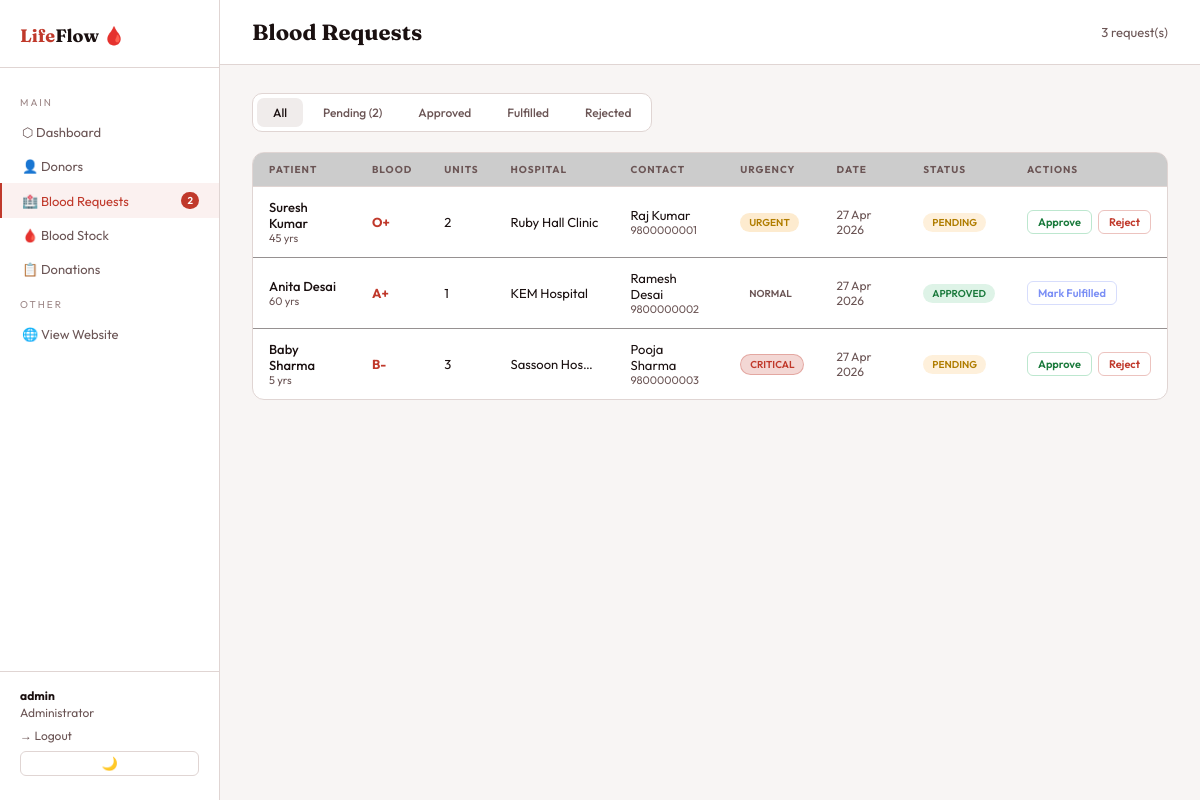
The app's page /admin/requests.php (signed in) with its own data.
### tables this page shows
CREATE TABLE IF NOT EXISTS blood_requests (
    id INT AUTO_INCREMENT PRIMARY KEY,
    patient_name VARCHAR(100) NOT NULL,
    patient_age INT,
    blood_group ENUM('A+','A-','B+','B-','AB+','AB-','O+','O-') NOT NULL,
    units_needed INT NOT NULL,
    hospital_name VARCHAR(150),
    contact_name VARCHAR(100),
    contact_phone VARCHAR(15) NOT NULL,
    contact_email VARCHAR(100),
    reason TEXT,
    urgency ENUM('Normal','Urgent','Critical') DEFAULT 'Normal',
    status ENUM('Pending','Approved','Rejected','Fulfilled') DEFAULT 'Pending',
    requested_at TIMESTAMP DEFAULT CURRENT_TIMESTAMP,
    updated_at TIMESTAMP DEFAULT CURRENT_TIMESTAMP ON UPDATE CURRENT_TIMESTAMP
);

### admin/requests.php (the view, shortened to what this page needs)
<?php
include '../includes/db.php';
$filter = isset($_GET['status']) ? $_GET['status'] : '';
$where = $filter ? "WHERE status='$filter'" : '';
$requests = mysqli_query($conn, "SELECT * FROM blood_requests $where ORDER BY requested_at DESC");
$total = mysqli_num_rows($requests);
$pending = mysqli_fetch_row(mysqli_query($conn, "SELECT COUNT(*) FROM blood_requests WHERE status='Pending'"))[0];
?>
<!DOCTYPE html>
<html lang="en" class="light">
<head>
</head>
<body>
<div class="sidebar">
  <div class="sb-logo">Life<span>Flow</span> 🩸</div>
  <div class="sb-label">Main</div>
  <a href="dashboard.php" class="sb-item">⬡ Dashboard</a>
  <a href="donors.php" class="sb-item">👤 Donors</a>
  <a href="requests.php" class="sb-item active">🏥 Blood Requests <span class="sb-badge"><?= $pending ?></span></a>
  <a href="stock.php" class="sb-item">🩸 Blood Stock</a>
  <a href="donations.php" class="sb-item">📋 Donations</a>
  <div class="sb-label">Other</div>
  <a href="../index.php" class="sb-item">🌐 View Website</a>
  <div class="sb-footer">
    <strong><?= htmlspecialchars($_SESSION['admin_name']) ?></strong>Administrator
    <a href="logout.php" class="logout">→ Logout</a>
    <button onclick="toggleTheme()" id="themeBtn" style="background:transparent;border:1px solid var(--border);color:var(--muted);border-radius:6px;padding:4px 10px;font-size:13px;cursor:pointer;margin-top:8px;width:100%;transition:all 0.2s">🌙 Toggle Theme</button>
  </div>
</div>
<div class="main">
  <div class="topbar">
    <div class="page-title">Blood Requests</div>
    <span style="font-size:13px;color:var(--muted)"><?= $total ?> request(s)</span>
  </div>
  <div class="content">
    <div class="filter-tabs">
      <a href="requests.php" class="filter-tab <?= !$filter?'active':'' ?>">All</a>
      <a href="requests.php?status=Pending" class="filter-tab <?= $filter==='Pending'?'active':'' ?>">Pending (<?=$pending?>)</a>
      <a href="requests.php?status=Approved" class="filter-tab <?= $filter==='Approved'?'active':'' ?>">Approved</a>
      <a href="requests.php?status=Fulfilled" class="filter-tab <?= $filter==='Fulfilled'?'active':'' ?>">Fulfilled</a>
      <a href="requests.php?status=Rejected" class="filter-tab <?= $filter==='Rejected'?'active':'' ?>">Rejected</a>
    </div>
    <div class="panel">
      <table>
        <thead><tr><th>Patient</th><th>Blood</th><th>Units</th><th>Hospital</th><th>Contact</th><th>Urgency</th><th>Date</th><th>Status</th><th>Actions</th></tr></thead>
        <tbody>
        <?php if (mysqli_num_rows($requests) === 0): ?>
          <tr><td colspan="9" style="text-align:center;padding:40px;color:var(--muted)">No requests found</td></tr>
        <?php else: ?>
        <?php while ($r = mysqli_fetch_assoc($requests)): ?>
          <tr>
            <td>
              <div style="font-weight:500"><?= htmlspecialchars($r['patient_name']) ?></div>
              <div style="font-size:11px;color:var(--muted)"><?= $r['patient_age'] ? $r['patient_age'].' yrs' : '' ?></div>
            </td>
            <td><span class="blood-tag"><?= $r['blood_group'] ?></span></td>
            <td><?= $r['units_needed'] ?></td>
            <td style="max-width:120px;overflow:hidden;text-overflow:ellipsis;white-space:nowrap"><?= htmlspecialchars($r['hospital_name']) ?></td>
            <td>
              <div><?= htmlspecialchars($r['contact_name']) ?></div>
              <div style="font-size:11px;color:var(--muted)"><?= $r['contact_phone'] ?></div>
            </td>
            <td><span class="badge badge-<?= $r['urgency'] ?>"><?= $r['urgency'] ?></span></td>
            <td style="font-size:12px;color:var(--muted)"><?= date('d M Y', strtotime($r['requested_at'])) ?></td>
            <td><span class="badge badge-<?= $r['status'] ?>"><?= $r['status'] ?></span></td>
            <td>
              <div class="actions-cell">
              <?php if ($r['status'] === 'Pending'): ?>
                <form method="POST" style="display:inline">
                  <button type="submit" class="btn-sm btn-approve">Approve</button>
                </form>
                <form method="POST" style="display:inline">
                  <button type="submit" class="btn-sm btn-reject">Reject</button>
                </form>
              <?php elseif ($r['status'] === 'Approved'): ?>
                <form method="POST" style="display:inline">
                  <button type="submit" class="btn-sm btn-fulfill">Mark Fulfilled</button>
                </form>
              <?php else: ?>
                <span style="font-size:11px;color:var(--muted2)">—</span>
              <?php endif; ?>
              </div>
            </td>
          </tr>
        <?php endwhile; ?>
        <?php endif; ?>
        </tbody>
      </table>
    </div>
  </div>
</div>
</body>
</html>

### admin/requests.php (style rules this page uses)
html.light { --red:#c0392b;--red2:#e74c3c;--red-light:#c0392b;--dark:#f8f5f4;--dark2:#ffffff;--dark3:#f0eceb;--border:#e0d5d3;--text:#1a1010;--muted:#6b5555;--muted2:#9e8888;--success:#1a7a3c;--warn:#b07d00; }
:root { --red:#c0392b;--red2:#e74c3c;--red-light:#ff6b6b;--dark:#0e0c0c;--dark2:#1a1515;--dark3:#241e1e;--border:#2e2525;--text:#f0ebe8;--muted:#8a7d7d;--muted2:#5a4f4f;--success:#27ae60;--warn:#f39c12 }
*,*::before,*::after { box-sizing:border-box;margin:0;padding:0 }
body { font-family:'Outfit',sans-serif;background:var(--dark);color:var(--text);display:flex;min-height:100vh }
.sidebar { width:220px;background:var(--dark2);border-right:1px solid var(--border);display:flex;flex-direction:column;padding:24px 0;position:sticky;top:0;height:100vh;flex-shrink:0 }
.sb-logo { font-family:'Fraunces',serif;font-size:18px;font-weight:700;color:var(--red-light);padding:0 20px 20px;border-bottom:1px solid var(--border);margin-bottom:16px }
.sb-logo span { color:var(--text) }
.sb-label { font-size:10px;color:var(--muted2);letter-spacing:2px;text-transform:uppercase;padding:0 20px;margin:12px 0 6px }
.sb-item { display:flex;align-items:center;gap:10px;padding:9px 20px;color:var(--muted);font-size:13px;border-left:2px solid transparent;transition:all 0.2s;text-decoration:none }
.sb-item.active { color:var(--red-light);border-left-color:var(--red);background:rgba(192,57,43,0.07) }
.sb-badge { margin-left:auto;background:var(--red);color:#fff;font-size:10px;padding:2px 6px;border-radius:10px;font-weight:600 }
.sb-footer { margin-top:auto;padding:16px 20px 0;border-top:1px solid var(--border);font-size:12px;color:var(--muted) }
.sb-footer strong { color:var(--text);display:block;margin-bottom:2px }
a.logout { color:var(--muted);font-size:12px;text-decoration:none;margin-top:8px;display:block }
.main { flex:1;display:flex;flex-direction:column;min-width:0 }
.topbar { display:flex;align-items:center;justify-content:space-between;padding:18px 32px;border-bottom:1px solid var(--border);background:var(--dark2);position:sticky;top:0;z-index:10 }
.page-title { font-family:'Fraunces',serif;font-size:22px;font-weight:700 }
.content { padding:28px 32px }
.filter-tabs { display:flex;gap:4px;background:var(--dark2);border:1px solid var(--border);padding:4px;border-radius:10px;margin-bottom:20px;width:fit-content }
.filter-tab { padding:7px 16px;border-radius:7px;font-size:12px;font-weight:500;cursor:pointer;color:var(--muted);transition:all 0.15s;text-decoration:none }
.filter-tab.active { background:var(--dark3);color:var(--text) }
.panel { background:var(--dark2);border:1px solid var(--border);border-radius:12px;overflow:hidden }
table { width:100%;border-collapse:collapse }
th { font-size:10px;color:var(--muted);text-transform:uppercase;letter-spacing:1px;padding:10px 16px;text-align:left;border-bottom:1px solid var(--border);background:rgba(0,0,0,0.2) }
td { font-size:13px;padding:12px 16px;border-bottom:1px solid rgba(46,37,37,0.5);vertical-align:middle }
tr:last-child td { border-bottom:none }
.badge { display:inline-block;padding:3px 9px;border-radius:20px;font-size:10px;font-weight:600;text-transform:uppercase }
.badge-Pending { background:rgba(243,156,18,0.15);color:var(--warn) }
.badge-Approved { background:rgba(39,174,96,0.15);color:var(--success) }
.badge-Critical { background:rgba(192,57,43,0.2);color:var(--red-light);border:1px solid rgba(192,57,43,0.3) }
.badge-Urgent { background:rgba(243,156,18,0.2);color:var(--warn) }
.badge-Normal { background:rgba(255,255,255,0.05);color:var(--muted) }
.blood-tag { font-weight:700;color:var(--red-light) }
.btn-sm { padding:4px 10px;border-radius:6px;font-family:'Outfit',sans-serif;font-size:11px;font-weight:600;cursor:pointer;border:1px solid;transition:all 0.15s }
.btn-approve { background:transparent;border-color:rgba(39,174,96,0.3);color:var(--success) }
.btn-reject { background:transparent;border-color:rgba(192,57,43,0.3);color:var(--red-light) }
.btn-fulfill { background:transparent;border-color:rgba(123,143,245,0.3);color:#7b8ff5 }
.actions-cell { display:flex;gap:6px;align-items:center }

### records on screen
blood_requests: patient_name "Suresh Kumar", patient_age "45", blood_group "O+", units_needed "2", hospital_name "Ruby Hall Clinic", contact_name "Raj Kumar", contact_phone "9800000001", urgency "URGENT", requested_at "27 Apr 2026", status "PENDING"
blood_requests: patient_name "Anita Desai", patient_age "60", blood_group "A+", units_needed "1", hospital_name "KEM Hospital", contact_name "Ramesh Desai", contact_phone "9800000002", urgency "NORMAL", requested_at "27 Apr 2026", status "APPROVED"
blood_requests: patient_name "Baby Sharma", patient_age "5", blood_group "B-", units_needed "3", hospital_name "Sassoon Hos…", contact_name "Pooja Sharma", contact_phone "9800000003", urgency "CRITICAL", requested_at "27 Apr 2026", status "PENDING"

### other values on screen
$pending "2"
$_SESSION['admin_name'] "admin"
$total "3"
